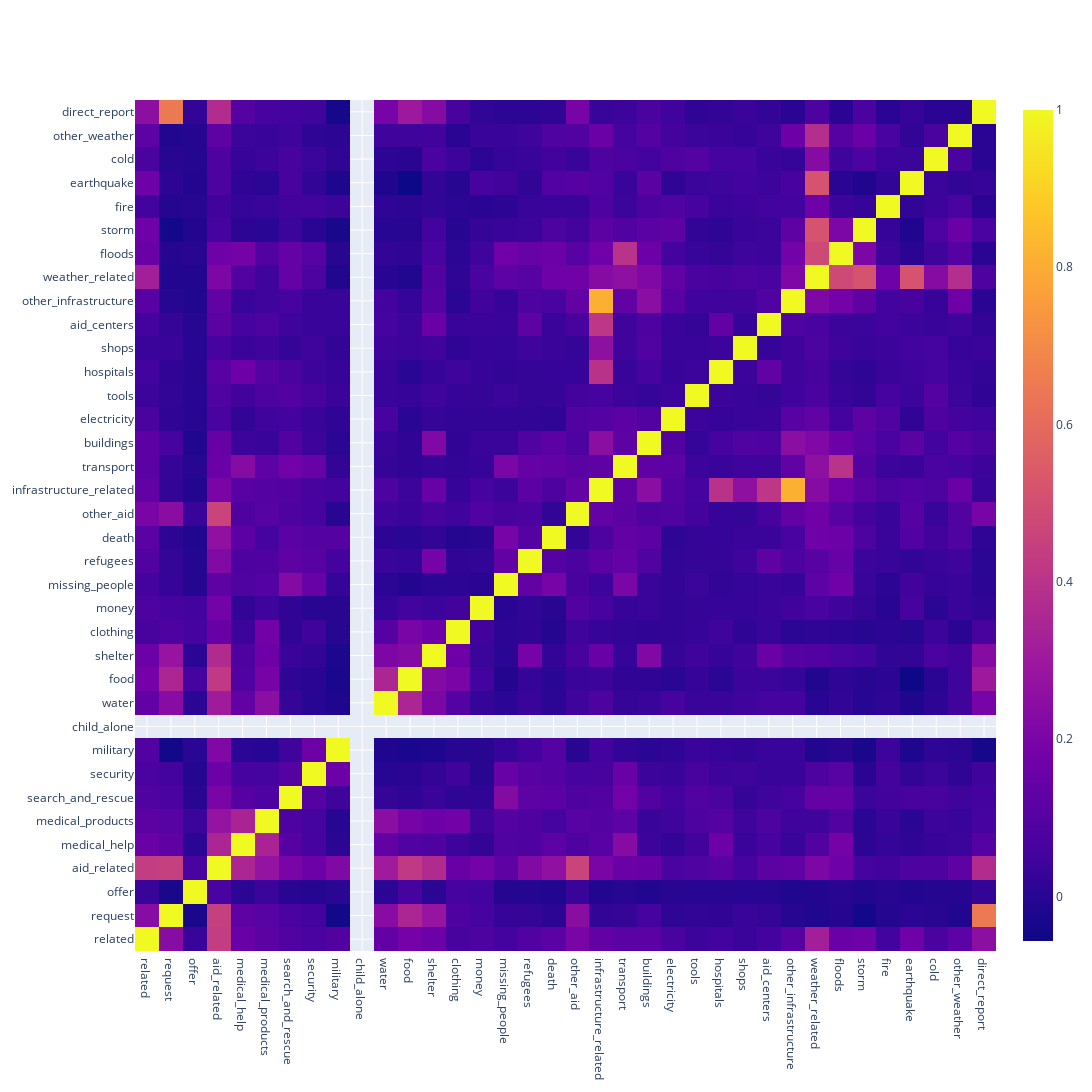

Notebook code cell kept with this figure:
### Code cell
fig = go.Figure(data=go.Heatmap(
                   z=cor.to_numpy(),
                   x=df.columns[4:],
                   y=df.columns[4:],
                   hoverongaps = False))

fig.update_layout(
    xaxis_nticks=36,
    yaxis_nticks=36,
    width=1500,
    height=1500,)

fig.show()

### Figure 1 — Plotly figure (JSON) as saved in the notebook; plotly's stock layout.template omitted (floating-point values rounded to 4 significant figures; data arrays with more than 128 entries replaced by an {"elided": "..."} marker saying what was removed)
{"data": [{"hoverongaps": false, "type": "heatmap", "x": ["related", "request", "offer", "aid_related", "medical_help", "medical_products", "search_and_rescue", "security", "military", "child_alone", "water", "food", "shelter", "clothing", "money", "missing_people", "refugees", "death", "other_aid", "infrastructure_related", "transport", "buildings", "electricity", "tools", "hospitals", "shops", "aid_centers", "other_infrastructure", "weather_related", "floods", "storm", "fire", "earthquake", "cold", "other_weather", "direct_report"], "y": ["related", "request", "offer", "aid_related", "medical_help", "medical_products", "search_and_rescue", "security", "military", "child_alone", "water", "food", "shelter", "clothing", "money", "missing_people", "refugees", "death", "other_aid", "infrastructure_related", "transport", "buildings", "electricity", "tools", "hospitals", "shops", "aid_centers", "other_infrastructure", "weather_related", "floods", "storm", "fire", "earthquake", "cold", "other_weather", "direct_report"], "z": {"elided": "36x36 float values"}}], "layout": {"height": 1500, "width": 1500, "xaxis": {"autorange": true, "nticks": 36, "range": [-0.5, 35.5], "type": "category"}, "yaxis": {"autorange": true, "nticks": 36, "range": [-0.5, 35.5], "type": "category"}}}
